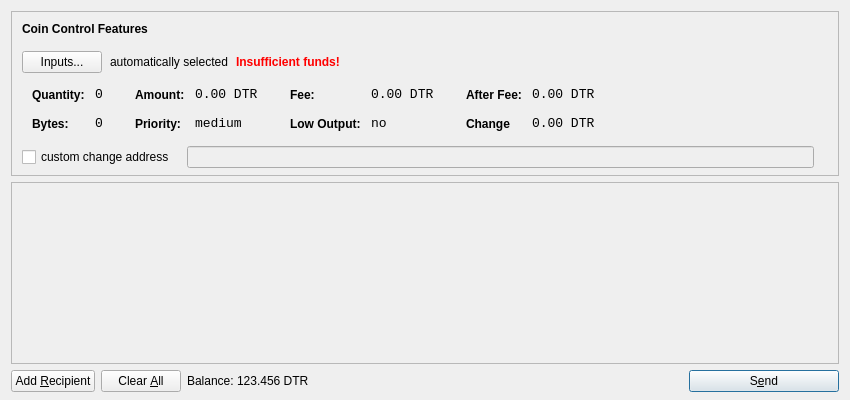
<?xml version="1.0" encoding="UTF-8"?>
<ui version="4.0">
 <class>SendCoinsDialog</class>
 <widget class="QDialog" name="SendCoinsDialog">
  <property name="geometry">
   <rect>
    <x>0</x>
    <y>0</y>
    <width>850</width>
    <height>400</height>
   </rect>
  </property>
  <property name="windowTitle">
   <string>Send Coins</string>
  </property>
  <layout class="QVBoxLayout" name="verticalLayout" stretch="0,1,0">
   <property name="bottomMargin">
    <number>8</number>
   </property>
   <item>
    <widget class="QFrame" name="frameCoinControl">
     <property name="sizePolicy">
      <sizepolicy hsizetype="Expanding" vsizetype="Expanding">
       <horstretch>0</horstretch>
       <verstretch>0</verstretch>
      </sizepolicy>
     </property>
     <property name="maximumSize">
      <size>
       <width>16777215</width>
       <height>16777215</height>
      </size>
     </property>
     <property name="frameShape">
      <enum>QFrame::StyledPanel</enum>
     </property>
     <property name="frameShadow">
      <enum>QFrame::Sunken</enum>
     </property>
     <layout class="QVBoxLayout" name="verticalLayoutCoinControl2">
      <property name="spacing">
       <number>-1</number>
      </property>
      <property name="leftMargin">
       <number>0</number>
      </property>
      <property name="topMargin">
       <number>0</number>
      </property>
      <property name="rightMargin">
       <number>0</number>
      </property>
      <property name="bottomMargin">
       <number>6</number>
      </property>
      <item>
       <layout class="QVBoxLayout" name="verticalLayoutCoinControl" stretch="0,0,0,0,1">
        <property name="spacing">
         <number>0</number>
        </property>
        <property name="leftMargin">
         <number>10</number>
        </property>
        <property name="topMargin">
         <number>10</number>
        </property>
        <item>
         <layout class="QHBoxLayout" name="horizontalLayoutCoinControl1">
          <property name="bottomMargin">
           <number>15</number>
          </property>
          <item>
           <widget class="QLabel" name="labelCoinControlFeatures">
            <property name="sizePolicy">
             <sizepolicy hsizetype="Preferred" vsizetype="Maximum">
              <horstretch>0</horstretch>
              <verstretch>0</verstretch>
             </sizepolicy>
            </property>
            <property name="font">
             <font>
              <weight>75</weight>
              <bold>true</bold>
             </font>
            </property>
            <property name="styleSheet">
             <string notr="true">font-weight:bold;</string>
            </property>
            <property name="text">
             <string>Coin Control Features</string>
            </property>
           </widget>
          </item>
         </layout>
        </item>
        <item>
         <layout class="QHBoxLayout" name="horizontalLayoutCoinControl2" stretch="0,0,0,0">
          <property name="spacing">
           <number>8</number>
          </property>
          <property name="bottomMargin">
           <number>10</number>
          </property>
          <item>
           <widget class="QPushButton" name="pushButtonCoinControl">
            <property name="styleSheet">
             <string notr="true"/>
            </property>
            <property name="text">
             <string>Inputs...</string>
            </property>
           </widget>
          </item>
          <item>
           <widget class="QLabel" name="labelCoinControlAutomaticallySelected">
            <property name="text">
             <string>automatically selected</string>
            </property>
            <property name="margin">
             <number>5</number>
            </property>
           </widget>
          </item>
          <item>
           <widget class="QLabel" name="labelCoinControlInsuffFunds">
            <property name="font">
             <font>
              <weight>75</weight>
              <bold>true</bold>
             </font>
            </property>
            <property name="styleSheet">
             <string notr="true">color:red;font-weight:bold;</string>
            </property>
            <property name="text">
             <string>Insufficient funds!</string>
            </property>
            <property name="margin">
             <number>5</number>
            </property>
           </widget>
          </item>
          <item>
           <spacer name="horizontalSpacerCoinControl">
            <property name="orientation">
             <enum>Qt::Horizontal</enum>
            </property>
            <property name="sizeHint" stdset="0">
             <size>
              <width>40</width>
              <height>1</height>
             </size>
            </property>
           </spacer>
          </item>
         </layout>
        </item>
        <item>
         <widget class="QWidget" name="widgetCoinControl" native="true">
          <property name="sizePolicy">
           <sizepolicy hsizetype="Preferred" vsizetype="Preferred">
            <horstretch>0</horstretch>
            <verstretch>0</verstretch>
           </sizepolicy>
          </property>
          <property name="minimumSize">
           <size>
            <width>0</width>
            <height>0</height>
           </size>
          </property>
          <property name="styleSheet">
           <string notr="true"/>
          </property>
          <layout class="QHBoxLayout" name="horizontalLayoutCoinControl5">
           <property name="margin">
            <number>0</number>
           </property>
           <item>
            <layout class="QHBoxLayout" name="horizontalLayoutCoinControl3" stretch="0,0,0,1">
             <property name="spacing">
              <number>20</number>
             </property>
             <property name="topMargin">
              <number>0</number>
             </property>
             <property name="bottomMargin">
              <number>10</number>
             </property>
             <item>
              <layout class="QFormLayout" name="formLayoutCoinControl1">
               <property name="horizontalSpacing">
                <number>10</number>
               </property>
               <property name="verticalSpacing">
                <number>14</number>
               </property>
               <property name="leftMargin">
                <number>10</number>
               </property>
               <property name="topMargin">
                <number>4</number>
               </property>
               <property name="rightMargin">
                <number>6</number>
               </property>
               <item row="0" column="0">
                <widget class="QLabel" name="labelCoinControlQuantityText">
                 <property name="styleSheet">
                  <string notr="true">font-weight:bold;</string>
                 </property>
                 <property name="text">
                  <string>Quantity:</string>
                 </property>
                 <property name="margin">
                  <number>0</number>
                 </property>
                </widget>
               </item>
               <item row="0" column="1">
                <widget class="QLabel" name="labelCoinControlQuantity">
                 <property name="font">
                  <font>
                   <family>Monospace</family>
                   <pointsize>10</pointsize>
                  </font>
                 </property>
                 <property name="cursor">
                  <cursorShape>IBeamCursor</cursorShape>
                 </property>
                 <property name="contextMenuPolicy">
                  <enum>Qt::ActionsContextMenu</enum>
                 </property>
                 <property name="text">
                  <string>0</string>
                 </property>
                 <property name="margin">
                  <number>0</number>
                 </property>
                 <property name="textInteractionFlags">
                  <set>Qt::LinksAccessibleByMouse|Qt::TextSelectableByKeyboard|Qt::TextSelectableByMouse</set>
                 </property>
                </widget>
               </item>
               <item row="1" column="0">
                <widget class="QLabel" name="labelCoinControlBytesText">
                 <property name="styleSheet">
                  <string notr="true">font-weight:bold;</string>
                 </property>
                 <property name="text">
                  <string>Bytes:</string>
                 </property>
                </widget>
               </item>
               <item row="1" column="1">
                <widget class="QLabel" name="labelCoinControlBytes">
                 <property name="font">
                  <font>
                   <family>Monospace</family>
                   <pointsize>10</pointsize>
                  </font>
                 </property>
                 <property name="cursor">
                  <cursorShape>IBeamCursor</cursorShape>
                 </property>
                 <property name="contextMenuPolicy">
                  <enum>Qt::ActionsContextMenu</enum>
                 </property>
                 <property name="text">
                  <string>0</string>
                 </property>
                 <property name="textInteractionFlags">
                  <set>Qt::LinksAccessibleByMouse|Qt::TextSelectableByKeyboard|Qt::TextSelectableByMouse</set>
                 </property>
                </widget>
               </item>
              </layout>
             </item>
             <item>
              <layout class="QFormLayout" name="formLayoutCoinControl2">
               <property name="horizontalSpacing">
                <number>10</number>
               </property>
               <property name="verticalSpacing">
                <number>14</number>
               </property>
               <property name="leftMargin">
                <number>6</number>
               </property>
               <property name="topMargin">
                <number>4</number>
               </property>
               <property name="rightMargin">
                <number>6</number>
               </property>
               <item row="0" column="0">
                <widget class="QLabel" name="labelCoinControlAmountText">
                 <property name="styleSheet">
                  <string notr="true">font-weight:bold;</string>
                 </property>
                 <property name="text">
                  <string>Amount:</string>
                 </property>
                 <property name="margin">
                  <number>0</number>
                 </property>
                </widget>
               </item>
               <item row="0" column="1">
                <widget class="QLabel" name="labelCoinControlAmount">
                 <property name="font">
                  <font>
                   <family>Monospace</family>
                   <pointsize>10</pointsize>
                  </font>
                 </property>
                 <property name="cursor">
                  <cursorShape>IBeamCursor</cursorShape>
                 </property>
                 <property name="contextMenuPolicy">
                  <enum>Qt::ActionsContextMenu</enum>
                 </property>
                 <property name="text">
                  <string>0.00 DTR</string>
                 </property>
                 <property name="textInteractionFlags">
                  <set>Qt::LinksAccessibleByMouse|Qt::TextSelectableByKeyboard|Qt::TextSelectableByMouse</set>
                 </property>
                </widget>
               </item>
               <item row="1" column="0">
                <widget class="QLabel" name="labelCoinControlPriorityText">
                 <property name="styleSheet">
                  <string notr="true">font-weight:bold;</string>
                 </property>
                 <property name="text">
                  <string>Priority:</string>
                 </property>
                </widget>
               </item>
               <item row="1" column="1">
                <widget class="QLabel" name="labelCoinControlPriority">
                 <property name="font">
                  <font>
                   <family>Monospace</family>
                   <pointsize>10</pointsize>
                  </font>
                 </property>
                 <property name="cursor">
                  <cursorShape>IBeamCursor</cursorShape>
                 </property>
                 <property name="contextMenuPolicy">
                  <enum>Qt::ActionsContextMenu</enum>
                 </property>
                 <property name="text">
                  <string>medium</string>
                 </property>
                 <property name="textInteractionFlags">
                  <set>Qt::LinksAccessibleByMouse|Qt::TextSelectableByKeyboard|Qt::TextSelectableByMouse</set>
                 </property>
                </widget>
               </item>
              </layout>
             </item>
             <item>
              <layout class="QFormLayout" name="formLayoutCoinControl3">
               <property name="horizontalSpacing">
                <number>10</number>
               </property>
               <property name="verticalSpacing">
                <number>14</number>
               </property>
               <property name="leftMargin">
                <number>6</number>
               </property>
               <property name="topMargin">
                <number>4</number>
               </property>
               <property name="rightMargin">
                <number>6</number>
               </property>
               <item row="0" column="0">
                <widget class="QLabel" name="labelCoinControlFeeText">
                 <property name="styleSheet">
                  <string notr="true">font-weight:bold;</string>
                 </property>
                 <property name="text">
                  <string>Fee:</string>
                 </property>
                 <property name="margin">
                  <number>0</number>
                 </property>
                </widget>
               </item>
               <item row="0" column="1">
                <widget class="QLabel" name="labelCoinControlFee">
                 <property name="font">
                  <font>
                   <family>Monospace</family>
                   <pointsize>10</pointsize>
                  </font>
                 </property>
                 <property name="cursor">
                  <cursorShape>IBeamCursor</cursorShape>
                 </property>
                 <property name="contextMenuPolicy">
                  <enum>Qt::ActionsContextMenu</enum>
                 </property>
                 <property name="text">
                  <string>0.00 DTR</string>
                 </property>
                 <property name="textInteractionFlags">
                  <set>Qt::LinksAccessibleByMouse|Qt::TextSelectableByKeyboard|Qt::TextSelectableByMouse</set>
                 </property>
                </widget>
               </item>
               <item row="1" column="0">
                <widget class="QLabel" name="labelCoinControlLowOutputText">
                 <property name="styleSheet">
                  <string notr="true">font-weight:bold;</string>
                 </property>
                 <property name="text">
                  <string>Low Output:</string>
                 </property>
                </widget>
               </item>
               <item row="1" column="1">
                <widget class="QLabel" name="labelCoinControlLowOutput">
                 <property name="font">
                  <font>
                   <family>Monospace</family>
                   <pointsize>10</pointsize>
                  </font>
                 </property>
                 <property name="cursor">
                  <cursorShape>IBeamCursor</cursorShape>
                 </property>
                 <property name="contextMenuPolicy">
                  <enum>Qt::ActionsContextMenu</enum>
                 </property>
                 <property name="text">
                  <string>no</string>
                 </property>
                 <property name="textInteractionFlags">
                  <set>Qt::LinksAccessibleByMouse|Qt::TextSelectableByKeyboard|Qt::TextSelectableByMouse</set>
                 </property>
                </widget>
               </item>
              </layout>
             </item>
             <item>
              <layout class="QFormLayout" name="formLayoutCoinControl4">
               <property name="horizontalSpacing">
                <number>10</number>
               </property>
               <property name="verticalSpacing">
                <number>14</number>
               </property>
               <property name="leftMargin">
                <number>6</number>
               </property>
               <property name="topMargin">
                <number>4</number>
               </property>
               <property name="rightMargin">
                <number>6</number>
               </property>
               <item row="0" column="0">
                <widget class="QLabel" name="labelCoinControlAfterFeeText">
                 <property name="styleSheet">
                  <string notr="true">font-weight:bold;</string>
                 </property>
                 <property name="text">
                  <string>After Fee:</string>
                 </property>
                 <property name="margin">
                  <number>0</number>
                 </property>
                </widget>
               </item>
               <item row="0" column="1">
                <widget class="QLabel" name="labelCoinControlAfterFee">
                 <property name="font">
                  <font>
                   <family>Monospace</family>
                   <pointsize>10</pointsize>
                  </font>
                 </property>
                 <property name="cursor">
                  <cursorShape>IBeamCursor</cursorShape>
                 </property>
                 <property name="contextMenuPolicy">
                  <enum>Qt::ActionsContextMenu</enum>
                 </property>
                 <property name="text">
                  <string>0.00 DTR</string>
                 </property>
                 <property name="textInteractionFlags">
                  <set>Qt::LinksAccessibleByMouse|Qt::TextSelectableByKeyboard|Qt::TextSelectableByMouse</set>
                 </property>
                </widget>
               </item>
               <item row="1" column="0">
                <widget class="QLabel" name="labelCoinControlChangeText">
                 <property name="styleSheet">
                  <string notr="true">font-weight:bold;</string>
                 </property>
                 <property name="text">
                  <string>Change</string>
                 </property>
                </widget>
               </item>
               <item row="1" column="1">
                <widget class="QLabel" name="labelCoinControlChange">
                 <property name="font">
                  <font>
                   <family>Monospace</family>
                   <pointsize>10</pointsize>
                  </font>
                 </property>
                 <property name="cursor">
                  <cursorShape>IBeamCursor</cursorShape>
                 </property>
                 <property name="contextMenuPolicy">
                  <enum>Qt::ActionsContextMenu</enum>
                 </property>
                 <property name="text">
                  <string>0.00 DTR</string>
                 </property>
                 <property name="textInteractionFlags">
                  <set>Qt::LinksAccessibleByMouse|Qt::TextSelectableByKeyboard|Qt::TextSelectableByMouse</set>
                 </property>
                </widget>
               </item>
              </layout>
             </item>
            </layout>
           </item>
          </layout>
         </widget>
        </item>
        <item>
         <layout class="QHBoxLayout" name="horizontalLayoutCoinControl4" stretch="0,0,0">
          <property name="spacing">
           <number>12</number>
          </property>
          <property name="sizeConstraint">
           <enum>QLayout::SetDefaultConstraint</enum>
          </property>
          <property name="topMargin">
           <number>5</number>
          </property>
          <property name="rightMargin">
           <number>5</number>
          </property>
          <item>
           <widget class="QCheckBox" name="checkBoxCoinControlChange">
            <property name="text">
             <string>custom change address</string>
            </property>
           </widget>
          </item>
          <item>
           <widget class="QLineEdit" name="lineEditCoinControlChange">
            <property name="enabled">
             <bool>false</bool>
            </property>
            <property name="sizePolicy">
             <sizepolicy hsizetype="Expanding" vsizetype="Fixed">
              <horstretch>0</horstretch>
              <verstretch>0</verstretch>
             </sizepolicy>
            </property>
           </widget>
          </item>
          <item>
           <widget class="QLabel" name="labelCoinControlChangeLabel">
            <property name="sizePolicy">
             <sizepolicy hsizetype="Preferred" vsizetype="Expanding">
              <horstretch>0</horstretch>
              <verstretch>0</verstretch>
             </sizepolicy>
            </property>
            <property name="minimumSize">
             <size>
              <width>0</width>
              <height>0</height>
             </size>
            </property>
            <property name="text">
             <string/>
            </property>
            <property name="margin">
             <number>3</number>
            </property>
           </widget>
          </item>
         </layout>
        </item>
        <item>
         <spacer name="verticalSpacerCoinControl">
          <property name="orientation">
           <enum>Qt::Vertical</enum>
          </property>
          <property name="sizeHint" stdset="0">
           <size>
            <width>800</width>
            <height>1</height>
           </size>
          </property>
         </spacer>
        </item>
       </layout>
      </item>
     </layout>
    </widget>
   </item>
   <item>
    <widget class="QScrollArea" name="scrollArea">
     <property name="widgetResizable">
      <bool>true</bool>
     </property>
     <widget class="QWidget" name="scrollAreaWidgetContents">
      <property name="geometry">
       <rect>
        <x>0</x>
        <y>0</y>
        <width>830</width>
        <height>165</height>
       </rect>
      </property>
      <layout class="QVBoxLayout" name="verticalLayout_2">
       <property name="margin">
        <number>0</number>
       </property>
       <item>
        <layout class="QVBoxLayout" name="entries">
         <property name="spacing">
          <number>6</number>
         </property>
        </layout>
       </item>
       <item>
        <spacer name="verticalSpacer">
         <property name="orientation">
          <enum>Qt::Vertical</enum>
         </property>
         <property name="sizeHint" stdset="0">
          <size>
           <width>20</width>
           <height>40</height>
          </size>
         </property>
        </spacer>
       </item>
      </layout>
     </widget>
    </widget>
   </item>
   <item>
    <layout class="QHBoxLayout" name="horizontalLayout">
     <item>
      <widget class="QPushButton" name="addButton">
       <property name="toolTip">
        <string>Send to multiple recipients at once</string>
       </property>
       <property name="text">
        <string>Add &amp;Recipient</string>
       </property>
       <property name="icon">
        <iconset resource="../bitcoin.qrc">
         <normaloff>:/icons/add</normaloff>:/icons/add</iconset>
       </property>
       <property name="autoDefault">
        <bool>false</bool>
       </property>
      </widget>
     </item>
     <item>
      <widget class="QPushButton" name="clearButton">
       <property name="sizePolicy">
        <sizepolicy hsizetype="Minimum" vsizetype="Fixed">
         <horstretch>0</horstretch>
         <verstretch>0</verstretch>
        </sizepolicy>
       </property>
       <property name="toolTip">
        <string>Remove all transaction fields</string>
       </property>
       <property name="text">
        <string>Clear &amp;All</string>
       </property>
       <property name="icon">
        <iconset resource="../bitcoin.qrc">
         <normaloff>:/icons/remove</normaloff>:/icons/remove</iconset>
       </property>
       <property name="autoRepeatDelay">
        <number>300</number>
       </property>
       <property name="autoDefault">
        <bool>false</bool>
       </property>
      </widget>
     </item>
     <item>
      <layout class="QHBoxLayout" name="horizontalLayout_2">
       <property name="spacing">
        <number>3</number>
       </property>
       <item>
        <widget class="QLabel" name="label">
         <property name="sizePolicy">
          <sizepolicy hsizetype="Preferred" vsizetype="Fixed">
           <horstretch>0</horstretch>
           <verstretch>0</verstretch>
          </sizepolicy>
         </property>
         <property name="text">
          <string>Balance:</string>
         </property>
        </widget>
       </item>
       <item>
        <widget class="QLabel" name="labelBalance">
         <property name="sizePolicy">
          <sizepolicy hsizetype="Preferred" vsizetype="Fixed">
           <horstretch>0</horstretch>
           <verstretch>0</verstretch>
          </sizepolicy>
         </property>
         <property name="cursor">
          <cursorShape>IBeamCursor</cursorShape>
         </property>
         <property name="text">
          <string>123.456 DTR</string>
         </property>
         <property name="textInteractionFlags">
          <set>Qt::LinksAccessibleByMouse|Qt::TextSelectableByKeyboard|Qt::TextSelectableByMouse</set>
         </property>
        </widget>
       </item>
      </layout>
     </item>
     <item>
      <spacer name="horizontalSpacer">
       <property name="orientation">
        <enum>Qt::Horizontal</enum>
       </property>
       <property name="sizeHint" stdset="0">
        <size>
         <width>40</width>
         <height>20</height>
        </size>
       </property>
      </spacer>
     </item>
     <item>
      <widget class="QPushButton" name="sendButton">
       <property name="minimumSize">
        <size>
         <width>150</width>
         <height>0</height>
        </size>
       </property>
       <property name="toolTip">
        <string>Confirm the send action</string>
       </property>
       <property name="text">
        <string>S&amp;end</string>
       </property>
       <property name="icon">
        <iconset resource="../bitcoin.qrc">
         <normaloff>:/icons/send</normaloff>:/icons/send</iconset>
       </property>
       <property name="default">
        <bool>true</bool>
       </property>
      </widget>
     </item>
    </layout>
   </item>
  </layout>
 </widget>
 <resources>
  <include location="../bitcoin.qrc"/>
 </resources>
 <connections/>
</ui>
